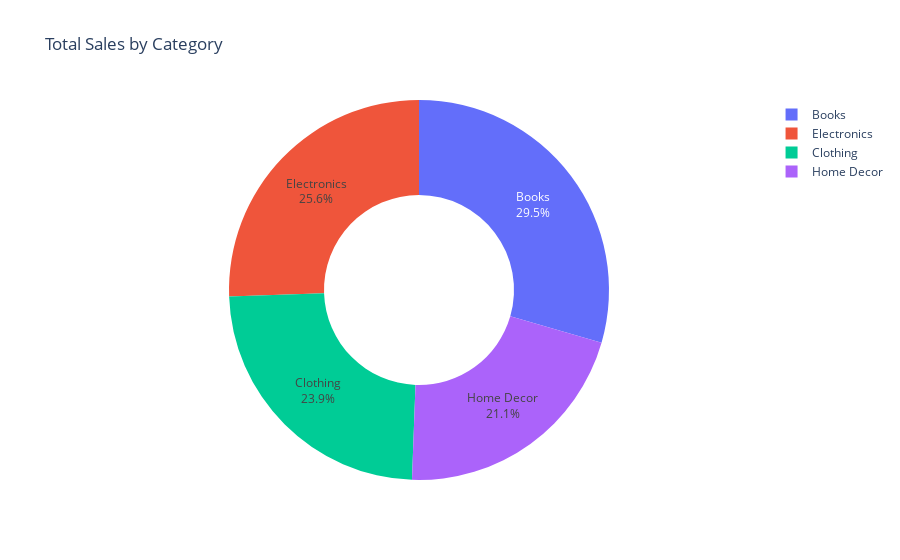

Notebook code for this chart:
### Markdown cell above
- South America accounts for 1/3rd of the total sales across all the 4 Regions.
- All the other Regions are shows similar sales.
- This signifies that introducing new products in South America region will have better sales compared to other regions.

### Code cell
# Create the pie chart
fig = px.pie(
    master_table.groupby('Category')['TotalValue'].sum().reset_index(),
    values='TotalValue',  # Numerical values
    names='Category',       # Categories for the pie
    title="Total Sales by Category",
    hole=0.5           # Optional: To make it a donut chart
)

fig.update_traces(textposition='inside',textinfo='percent+label')

fig.show()

### Figure 1 — Plotly figure (JSON) as saved in the notebook; plotly's stock layout.template omitted (floating-point values rounded to 4 significant figures)
{"data": [{"domain": {"x": [0, 1], "y": [0, 1]}, "hole": 0.5, "hovertemplate": "Category=%{label}<br>TotalValue=%{value}<extra></extra>", "labels": ["Books", "Clothing", "Electronics", "Home Decor"], "legendgroup": "", "name": "", "showlegend": true, "textinfo": "percent+label", "textposition": "inside", "type": "pie", "values": [162200.0, 131300.0, 140600.0, 116200.0]}], "layout": {"legend": {"tracegroupgap": 0}, "title": {"text": "Total Sales by Category"}}}
